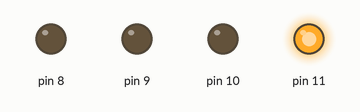
A sketch run on a simulated Arduino Uno, built with avr-gcc and run on an emulated ATmega328P. Shown: output pins drawn as LEDs (lit = HIGH).

Above: at 0.05 s.
At 0.55 s:
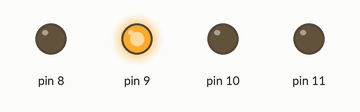
At 1.45 s:
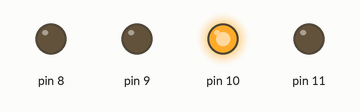
At 2.8 s:
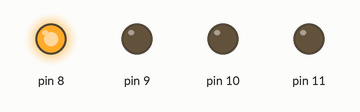
Timing chart, 0 to 3.1 s (numbered marks = the images above):
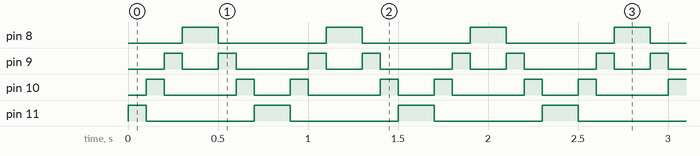

Measured:
- by itself, pin 8: alternates HIGH for 0.20 s and LOW for 0.60 s
- by itself, pin 9: repeats every 0.80 s: LOW 0.20 s, HIGH 0.10 s, LOW 0.40 s, HIGH 0.10 s
- by itself, pin 10: repeats every 0.80 s: LOW 0.40 s, HIGH 0.10 s, LOW 0.20 s, HIGH 0.10 s
- by itself, pin 11: repeats every 0.80 s: LOW 0.60 s, HIGH 0.20 s

The sketch:

LED_Blink.ino
```cpp
void setup() {
  // put your setup code here, to run once:
  pinMode(8, OUTPUT);
  pinMode(9, OUTPUT);
  pinMode(10, OUTPUT);
  pinMode(11, OUTPUT);

}

void loop() {
  // put your main code here, to run repeatedly:
  for(int i=11;i>=8;i--)
  {
    digitalWrite(i,HIGH);
    delay(100);
    digitalWrite(i,LOW);
  }
  for(int i=8;i<=11;i++)
  {
    digitalWrite(i,HIGH);
    delay(100);
    digitalWrite(i,LOW);
  }

//  digitalWrite(8,HIGH);
//  delay(1000);
//  digitalWrite(8,LOW);
//  digitalWrite(9,HIGH);
//  delay(1000);
//  digitalWrite(9,LOW);
//  digitalWrite(10,HIGH);
//  delay(1000);
//  digitalWrite(10,LOW);
//  digitalWrite(11,HIGH);
//  delay(1000);
//  digitalWrite(11,LOW);
}
```
